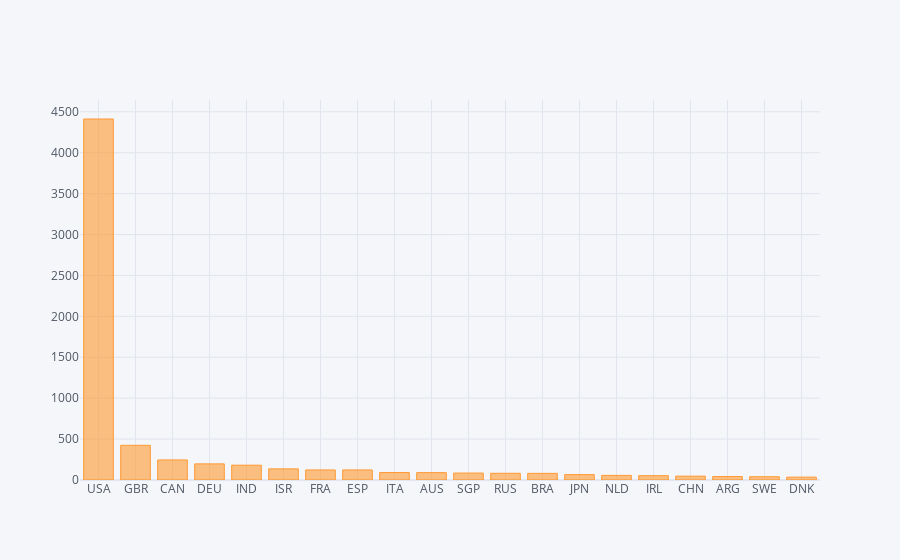

Write notebook code for a chart like this one.
### Markdown cell above
# Graph 3 - Comparing the top 20 countries by the number of companies founded in the last decade, that is, period from 2010 - 2020

# Insights
* USA has led the global market with the highest number of companies (startups as crunchbase tracks/used to track startups) getting founded since 2010.
* Interestingly, the number of companies founded by USA was 10 times the number of companies founded by the country in the second position, Great Britain.
* The number of companies founded by USA was also 4 times the total number of companies founded by the country in the second through fourth position.

### Code cell
#code for data
founded_country = pd.read_sql_query("""select country_code,count(distinct permalink) as companies
                                       from crunchbase_companies 
                                       where founded_at_clean > ('2010-01-01') 
                                       and founded_at_clean < ('2020-12-31')
                                       and country_code is not null
                                       group by country_code
                                       order by count(distinct permalink) desc
                                       limit 20
                                     """,conn)

#code for graph
founded_country.iplot(kind='bar',x='country_code',y='companies')

### Figure 1 — Plotly figure (JSON) as saved in the notebook; plotly's stock layout.template omitted (floating-point values rounded to 4 significant figures)
{"data": [{"marker": {"color": "rgba(255, 153, 51, 0.6)", "line": {"color": "rgba(255, 153, 51, 1.0)", "width": 1}}, "name": "companies", "orientation": "v", "text": "", "type": "bar", "x": ["USA", "GBR", "CAN", "DEU", "IND", "ISR", "FRA", "ESP", "ITA", "AUS", "SGP", "RUS", "BRA", "JPN", "NLD", "IRL", "CHN", "ARG", "SWE", "DNK"], "y": [4412, 424, 245, 197, 181, 136, 123, 123, 91, 90, 85, 82, 81, 66, 56, 53, 47, 42, 40, 35]}], "layout": {"legend": {"bgcolor": "#F5F6F9", "font": {"color": "#4D5663"}}, "paper_bgcolor": "#F5F6F9", "plot_bgcolor": "#F5F6F9", "title": {"font": {"color": "#4D5663"}}, "xaxis": {"gridcolor": "#E1E5ED", "showgrid": true, "tickfont": {"color": "#4D5663"}, "title": {"font": {"color": "#4D5663"}, "text": ""}, "zerolinecolor": "#E1E5ED"}, "yaxis": {"gridcolor": "#E1E5ED", "showgrid": true, "tickfont": {"color": "#4D5663"}, "title": {"font": {"color": "#4D5663"}, "text": ""}, "zerolinecolor": "#E1E5ED"}}}
